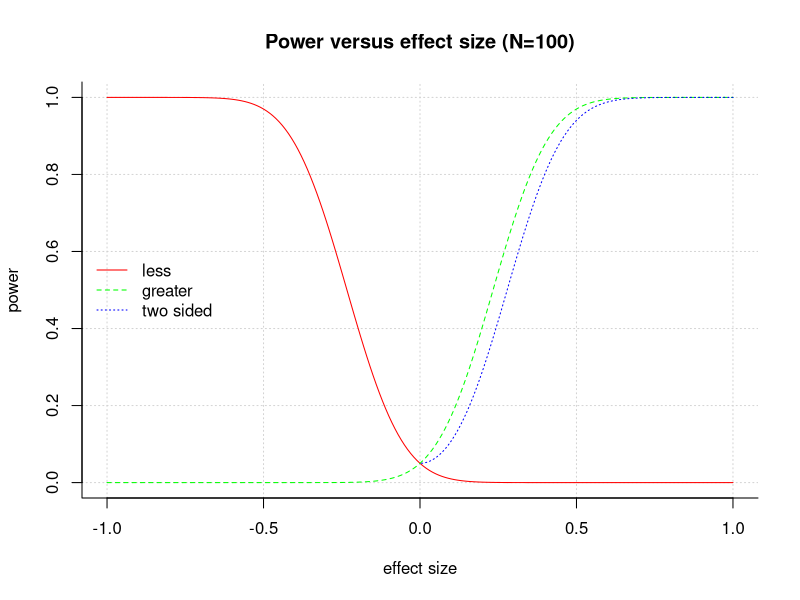

Write R code to recreate this figure.
### (C) 2005-2023 by Leo Guertler 
### R-code supplement
### to the book
###
### "Subjektive Ansichten und objektive Betrachtungen"
###
### written by Gürtler & Huber (2023)
###
### All R-code is published under the GPL v3 license:
###
### https://www.gnu.org/licenses/gpl-3.0.en.html
###
### except for 'borrowed' code - see links and references.
### For this R-code the original license of the respective
### authors is valid.
###
### R-code published on
###
### https://osdn.net/projects/mixedmethod-rcode
### https://github.com/abcnorio/mixedmethod-rcode



# 2020-20-02
# file:
# ptII_quan_classicstats_N-P_powerfunc.r
#
# location:
# chap. 4 [4.5.2.1]
# Praktische Bedeutsamkeit im Kontext von statistischer Bedeutsamkeit

# load necessary libs
library(pwr)


# power function - different effect sizes
alpha <- 0.05
N <- 100

# power <- 0.8
ES <- seq(-1,1,0.01)

# calculate power based on other values (see above)
res1 <- pwr.t.test(n=N,d=ES,power=NULL,sig.level=alpha,type="two.sample",alternative="less")
res2 <- pwr.t.test(n=N,d=ES,power=NULL,sig.level=alpha,type="two.sample",alternative="greater")
res3 <- pwr.t.test(n=N,d=ES,power=NULL,sig.level=alpha,type="two.sample",alternative="two.sided")

# plot power functions versus effect sizes for less/ greater/ two-sided
kol <- rainbow(3)
plot(res1[["d"]],res1[["power"]], panel.first=grid(), bty="l", type="l",lty=1,col=kol[1],main=paste("Power versus effect size (N=",N,")",sep=""),xlab="effect size",ylab="power")
lines(res2[["d"]],res2[["power"]],type="l",lty=2,col=kol[2])
lines(res3[["d"]],res3[["power"]],type="l",lty=3,col=kol[3])
legend("left", col=kol,lty=c(1,2,3),legend=c("less","greater","two sided"), bty="n", cex=1)
